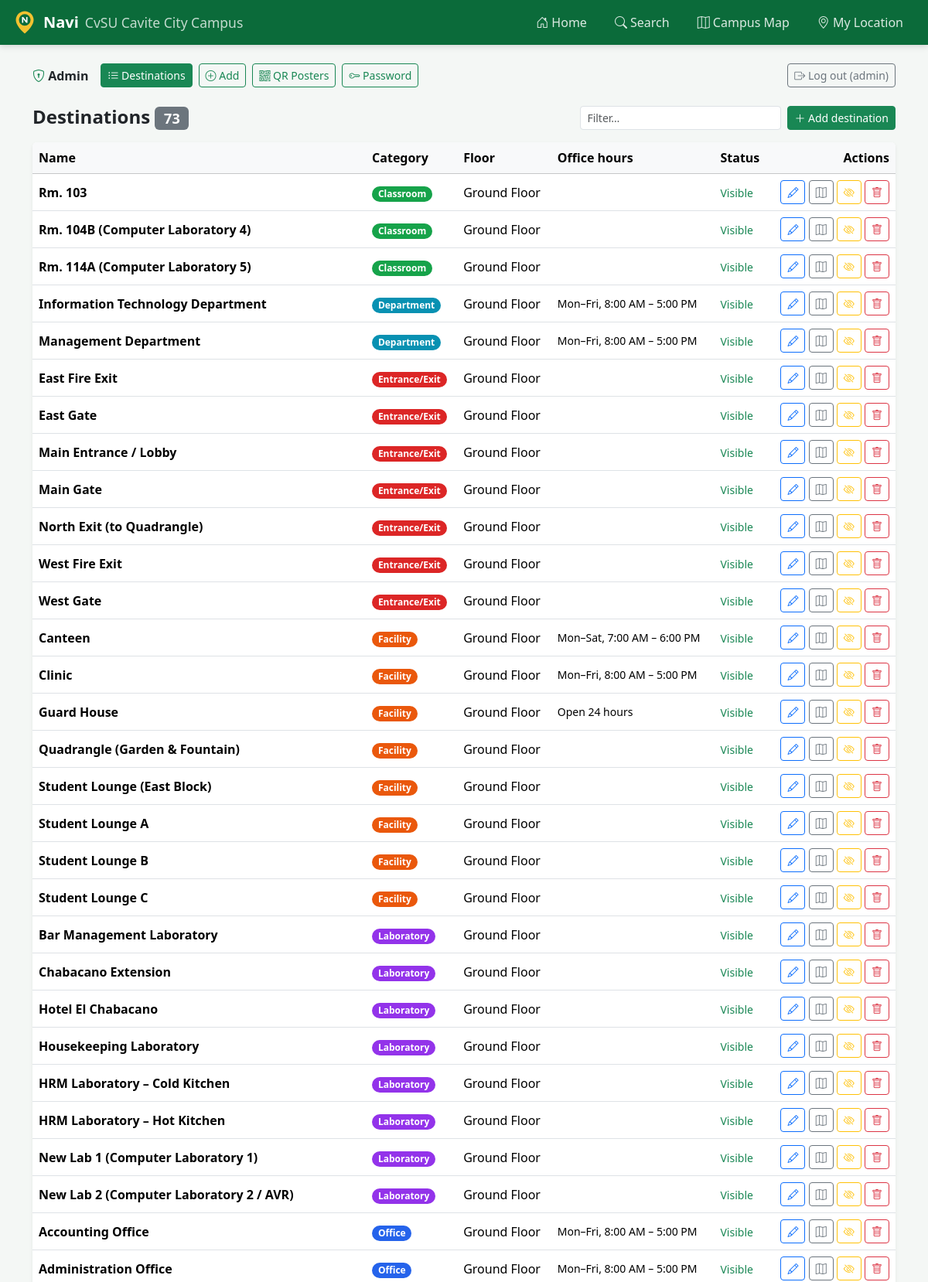
The page /admin/index.php (signed in, upper part) on the database its author committed.
### tables this page shows
CREATE TABLE destinations (
  id           INT UNSIGNED AUTO_INCREMENT PRIMARY KEY,
  name         VARCHAR(120) NOT NULL,
  category     VARCHAR(40)  NOT NULL,
  floor        TINYINT UNSIGNED NOT NULL DEFAULT 1,
  description  TEXT NULL,
  keywords     VARCHAR(255) NULL,
  office_hours VARCHAR(120) NULL,
  x            SMALLINT NOT NULL,
  y            SMALLINT NOT NULL,
  w            SMALLINT NOT NULL,
  h            SMALLINT NOT NULL,
  door_x       SMALLINT NULL,
  door_y       SMALLINT NULL,
  is_active    TINYINT(1) NOT NULL DEFAULT 1,
  created_at   TIMESTAMP NOT NULL DEFAULT CURRENT_TIMESTAMP,
  updated_at   TIMESTAMP NOT NULL DEFAULT CURRENT_TIMESTAMP ON UPDATE CURRENT_TIMESTAMP,
  INDEX idx_floor (floor),
  INDEX idx_category (category)
);

### includes/db.php (called while the page is built, shortened)
<?php
function db(): PDO
{
    static $pdo = null;
    if ($pdo === null) {
        $dsn = 'mysql:host=' . DB_HOST . ';dbname=' . DB_NAME . ';charset=utf8mb4';
        $pdo = new PDO($dsn, DB_USER, DB_PASS, [
            PDO::ATTR_ERRMODE            => PDO::ERRMODE_EXCEPTION,
            PDO::ATTR_DEFAULT_FETCH_MODE => PDO::FETCH_ASSOC,
            PDO::ATTR_EMULATE_PREPARES   => false,
        ]);
    }
    return $pdo;
}
function e(?string $text): string
{
    return htmlspecialchars((string) $text, ENT_QUOTES, 'UTF-8');
}
function navi_categories(): array
{
    return [
        'Office'        => ['#2563eb', 'bi-briefcase'],
        'Classroom'     => ['#16a34a', 'bi-easel'],
        'Laboratory'    => ['#9333ea', 'bi-pc-display'],
        'Department'    => ['#0891b2', 'bi-people'],
        'Facility'      => ['#ea580c', 'bi-building'],
        'Restroom'      => ['#64748b', 'bi-badge-wc'],
        'Entrance/Exit' => ['#dc2626', 'bi-door-open'],
    ];
}
function floor_name(int $floor): string
{
    return $floor === 2 ? 'Second Floor' : 'Ground Floor';
}

### admin/index.php (the view, shortened to what this page needs)
<?php
require_once __DIR__ . '/auth.php';
$rows = db()->query('SELECT id, name, category, floor, office_hours, is_active, updated_at
                     FROM destinations ORDER BY floor, category, name')->fetchAll();
$cats = navi_categories();
require __DIR__ . '/../includes/header.php';
?>
<div class="container py-4">
    <div class="d-flex flex-wrap gap-2 align-items-center mb-3">
        <h1 class="h4 fw-bold mb-0 me-auto">Destinations <span class="badge text-bg-secondary"><?= count($rows) ?></span></h1>
        <input type="search" class="form-control form-control-sm" style="max-width: 260px" placeholder="Filter…" id="tableFilter">
        <a href="form.php" class="btn btn-success btn-sm"><i class="bi bi-plus-lg"></i> Add destination</a>
    </div>
    <div class="table-responsive card border-0 shadow-sm">
        <table class="table table-hover align-middle mb-0" id="destTable">
            <thead class="table-light">
                <tr><th>Name</th><th>Category</th><th>Floor</th><th class="d-none d-lg-table-cell">Office hours</th><th>Status</th><th class="text-end">Actions</th></tr>
            </thead>
            <tbody>
            <?php foreach ($rows as $r): $color = $cats[$r['category']][0] ?? '#475569'; ?>
                <tr class="<?= $r['is_active'] ? '' : 'table-secondary' ?>">
                    <td class="fw-semibold"><?= e($r['name']) ?></td>
                    <td><span class="badge rounded-pill" style="background: <?= e($color) ?>"><?= e($r['category']) ?></span></td>
                    <td><?= floor_name((int) $r['floor']) ?></td>
                    <td class="d-none d-lg-table-cell small"><?= e($r['office_hours'] ?? '') ?></td>
                    <td><?= $r['is_active'] ? '<span class="text-success small">Visible</span>' : '<span class="text-secondary small">Hidden</span>' ?></td>
                    <td class="text-end text-nowrap">
                        <a class="btn btn-sm btn-outline-primary" href="form.php?id=<?= (int) $r['id'] ?>" title="Edit"><i class="bi bi-pencil"></i></a>
                        <a class="btn btn-sm btn-outline-secondary" href="../map.php?id=<?= (int) $r['id'] ?>" target="_blank" title="View on map"><i class="bi bi-map"></i></a>
                        <form method="post" class="d-inline">
                            <button class="btn btn-sm btn-outline-warning" name="action" value="toggle" title="Show / hide"><i class="bi bi-eye<?= $r['is_active'] ? '-slash' : '' ?>"></i></button>
                            <button class="btn btn-sm btn-outline-danger" name="action" value="delete" title="Delete"
                                    onclick="return confirm('Delete “<?= e(addslashes($r['name'])) ?>”? This cannot be undone.')"><i class="bi bi-trash"></i></button>
                        </form>
                    </td>
                </tr>
            <?php endforeach; ?>
            </tbody>
        </table>
    </div>
</div>
<?php require __DIR__ . '/../includes/footer.php'; ?>

### assets/css/style.css (style rules this page uses)
:root { --navi-green: #0b6b3a; --navi-green-dark: #08502b; --navi-gold: #f2c230; --navi-bg: #f4f7f5; --bottom-nav-h: 64px; --bs-link-color-rgb: 11, 107, 58; --bs-link-hover-color-rgb: 8, 80, 43; }
body { background: var(--navi-bg); min-height: 100vh; display: flex; flex-direction: column; }

### rows shown on the page
destinations: name "Rm. 103", category "Classroom", floor "Ground Floor", is_active "Visible"
destinations: name "Rm. 104B (Computer Laboratory 4)", category "Classroom", floor "Ground Floor", is_active "Visible"
destinations: name "Rm. 114A (Computer Laboratory 5)", category "Classroom", floor "Ground Floor", is_active "Visible"
destinations: name "Information Technology Department", category "Department", floor "Ground Floor", office_hours "Mon–Fri, 8:00 AM – 5:00 PM", is_active "Visible"
destinations: name "Management Department", category "Department", floor "Ground Floor", office_hours "Mon–Fri, 8:00 AM – 5:00 PM", is_active "Visible"
destinations: name "East Fire Exit", category "Entrance/Exit", floor "Ground Floor", is_active "Visible"
destinations: name "East Gate", category "Entrance/Exit", floor "Ground Floor", is_active "Visible"
destinations: name "Main Entrance / Lobby", category "Entrance/Exit", floor "Ground Floor", is_active "Visible"
destinations: name "Main Gate", category "Entrance/Exit", floor "Ground Floor", is_active "Visible"
destinations: name "North Exit (to Quadrangle)", category "Entrance/Exit", floor "Ground Floor", is_active "Visible"
destinations: name "West Fire Exit", category "Entrance/Exit", floor "Ground Floor", is_active "Visible"
destinations: name "West Gate", category "Entrance/Exit", floor "Ground Floor", is_active "Visible"
destinations: name "Canteen", category "Facility", floor "Ground Floor", office_hours "Mon–Sat, 7:00 AM – 6:00 PM", is_active "Visible"
destinations: name "Clinic", category "Facility", floor "Ground Floor", office_hours "Mon–Fri, 8:00 AM – 5:00 PM", is_active "Visible"
destinations: name "Guard House", category "Facility", floor "Ground Floor", office_hours "Open 24 hours", is_active "Visible"
destinations: name "Quadrangle (Garden & Fountain)", category "Facility", floor "Ground Floor", is_active "Visible"
destinations: name "Student Lounge (East Block)", category "Facility", floor "Ground Floor", is_active "Visible"
destinations: name "Student Lounge A", category "Facility", floor "Ground Floor", is_active "Visible"
destinations: name "Student Lounge B", category "Facility", floor "Ground Floor", is_active "Visible"
destinations: name "Student Lounge C", category "Facility", floor "Ground Floor", is_active "Visible"
destinations: name "Bar Management Laboratory", category "Laboratory", floor "Ground Floor", is_active "Visible"
destinations: name "Chabacano Extension", category "Laboratory", floor "Ground Floor", is_active "Visible"
destinations: name "Hotel El Chabacano", category "Laboratory", floor "Ground Floor", is_active "Visible"
destinations: name "Housekeeping Laboratory", category "Laboratory", floor "Ground Floor", is_active "Visible"
destinations: name "HRM Laboratory – Cold Kitchen", category "Laboratory", floor "Ground Floor", is_active "Visible"
destinations: name "HRM Laboratory – Hot Kitchen", category "Laboratory", floor "Ground Floor", is_active "Visible"
destinations: name "New Lab 1 (Computer Laboratory 1)", category "Laboratory", floor "Ground Floor", is_active "Visible"
destinations: name "New Lab 2 (Computer Laboratory 2 / AVR)", category "Laboratory", floor "Ground Floor", is_active "Visible"
destinations: name "Accounting Office", category "Office", floor "Ground Floor", office_hours "Mon–Fri, 8:00 AM – 5:00 PM", is_active "Visible"
destinations: name "Administration Office", category "Office", floor "Ground Floor", office_hours "Mon–Fri, 8:00 AM – 5:00 PM", is_active "Visible"

### other values the page prints
$label "Home"
$label "Search"
$label "Campus Map"
$label "My Location"
$label "Destinations"
$label "Add"
$label "QR Posters"
$label "Password"
$_SESSION['admin_user'] "admin"
count($rows) "73"
